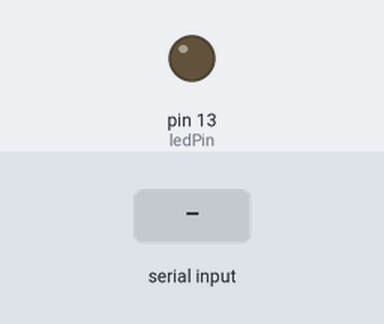
This sketch was run on a simulated Arduino Uno, built with avr-gcc and run on an emulated ATmega328P. Shown: output pins drawn as LEDs (lit = HIGH). Dashed ring = blinking. The inputs (shaded band) are chosen by the test bench. Random numbers use the default seed unless the sketch sets one.

Above: at 1.2 s.
1.3 s: "90,45\n" received over Serial
At 2.1 s:
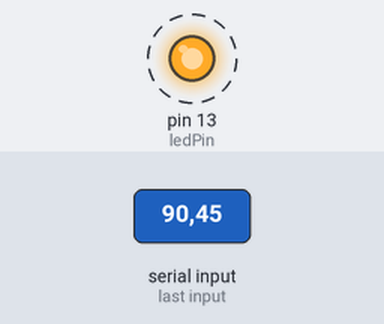
Timing chart, 0 to 10.3 s (numbered marks = the images above; inputs shaded):
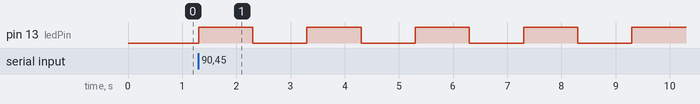

The sketch:

Blink.ino
```cpp
int ledPin = LED_BUILTIN;  // Use the built-in LED
int numBlinks = 0;
int randomNum = 0;

void setup() {
  pinMode(ledPin, OUTPUT);
  Serial.begin(9600);
  randomSeed(analogRead(0));  // Initialize the random number generator
}

void loop() {
  if (Serial.available() > 0) {
    // Read the incoming number
    numBlinks = Serial.parseInt();

    // Blink the LED numBlinks times
    for (int i = 0; i < numBlinks; i++) {
      digitalWrite(ledPin, HIGH);
      delay(1000);  // Wait for a second
      digitalWrite(ledPin, LOW);
      delay(1000);  // Wait for a second
    }

    // Generate a random number between 1 and 5
    randomNum = random(1, 6);

    // Send the random number back to the Python script
    Serial.println(randomNum);
  }
}
```

Measured:
- after the input at 1.3 s, pin 13 (ledPin): alternates HIGH for 1.0 s and LOW for 1.0 s, starting at once
